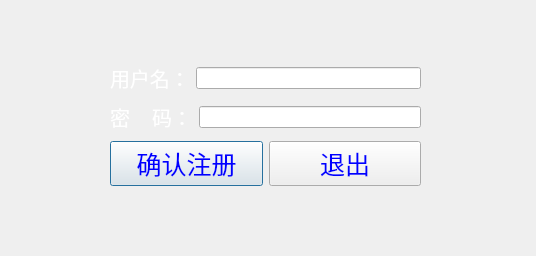
<?xml version="1.0" encoding="UTF-8"?>
<ui version="4.0">
 <class>Dialog</class>
 <widget class="QDialog" name="Dialog">
  <property name="geometry">
   <rect>
    <x>0</x>
    <y>0</y>
    <width>536</width>
    <height>256</height>
   </rect>
  </property>
  <property name="windowTitle">
   <string>Dialog</string>
  </property>
  <property name="styleSheet">
   <string notr="true">#Dialog{border-image: url(:/pig/huaPig.png);}
</string>
  </property>
  <widget class="QWidget" name="">
   <property name="geometry">
    <rect>
     <x>110</x>
     <y>60</y>
     <width>311</width>
     <height>131</height>
    </rect>
   </property>
   <layout class="QVBoxLayout" name="verticalLayout">
    <item>
     <layout class="QHBoxLayout" name="horizontalLayout">
      <item>
       <widget class="QLabel" name="label">
        <property name="styleSheet">
         <string notr="true">QLabel
{
color:white;
font: 11pt &quot;方正舒体&quot;;
font-size:20px
}</string>
        </property>
        <property name="text">
         <string>用户名：</string>
        </property>
       </widget>
      </item>
      <item>
       <widget class="QLineEdit" name="lineEditName"/>
      </item>
     </layout>
    </item>
    <item>
     <layout class="QHBoxLayout" name="horizontalLayout_2">
      <item>
       <widget class="QLabel" name="label_2">
        <property name="styleSheet">
         <string notr="true">QLabel
{
color:white;
font: 11pt &quot;方正舒体&quot;;
font-size:20px
}</string>
        </property>
        <property name="text">
         <string>密    码：</string>
        </property>
       </widget>
      </item>
      <item>
       <widget class="QLineEdit" name="lineEditPswd"/>
      </item>
     </layout>
    </item>
    <item>
     <layout class="QHBoxLayout" name="horizontalLayout_3">
      <item>
       <widget class="QPushButton" name="btnRegister">
        <property name="styleSheet">
         <string notr="true">QPushButton
{
color:blue;
font: 11pt &quot;方正舒体&quot;;
font-size:25px
}
QPushButton:hover {
    background-color: #008cba;
    color: white;
}</string>
        </property>
        <property name="text">
         <string>确认注册</string>
        </property>
       </widget>
      </item>
      <item>
       <widget class="QPushButton" name="btnClose">
        <property name="styleSheet">
         <string notr="true">QPushButton
{
color:blue;
font: 11pt &quot;方正舒体&quot;;
font-size:25px
}
QPushButton:hover {
    background-color: #008cba;
    color: white;
}</string>
        </property>
        <property name="text">
         <string>退出</string>
        </property>
       </widget>
      </item>
     </layout>
    </item>
   </layout>
  </widget>
 </widget>
 <resources/>
 <connections/>
</ui>
